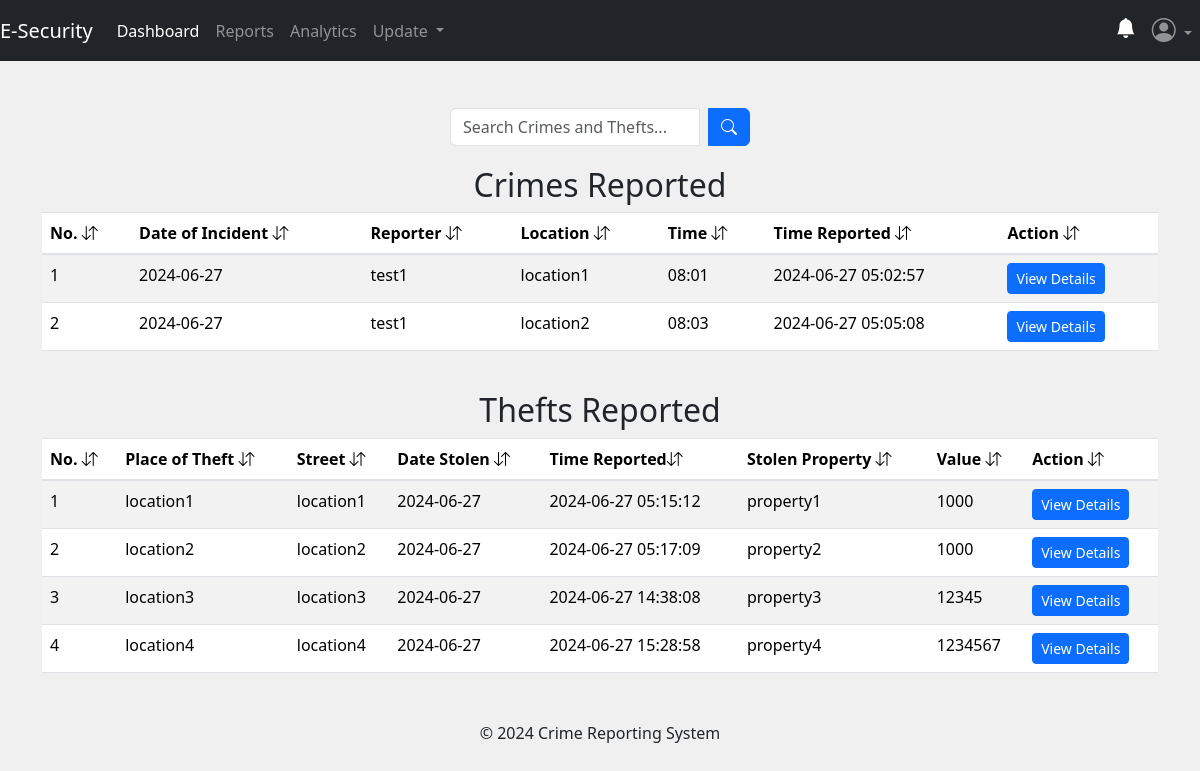
/admin/reports (signed in), run on an earlier commit of the app's database.
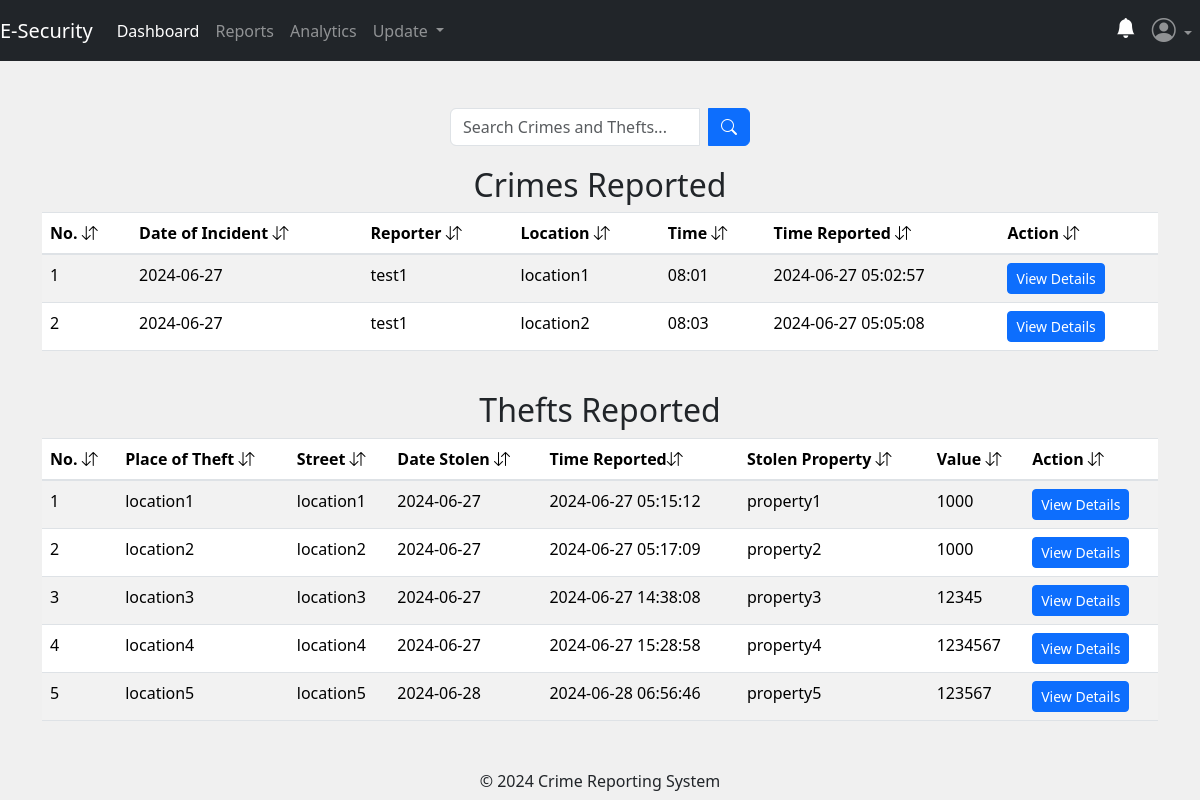
And on a later commit of the database.
### app/posts/models.py (models this page shows)
class Crime(db.Model, UserMixin):
    crime_id = db.Column(db.Integer, primary_key=True)
    date_of_incident = db.Column(db.String(10), nullable=False)
    issued_by = db.Column(db.String(20), nullable=True)
    time_of_incident = db.Column(db.String(10), nullable=False)
    incident_location = db.Column(db.Text, nullable=False)
    incident_nature = db.Column(db.Text, nullable=False)
    incident_details = db.Column(db.Text, nullable=False)
    suspect_details = db.Column(db.Text, nullable=True)
    arrest_history = db.Column(db.Text, nullable=False)
    suspect_name = db.Column(db.String(10), nullable=True)
    comments = db.Column(db.Text, nullable=True)
    crime_status = db.Column(db.String(10), nullable=True)
    latitude = db.Column(db.Float)
    longitude = db.Column(db.Float)
    crime_file_upload = db.Column(db.Text, nullable=True)
    crime_file_name = db.Column(db.Text, nullable=True)
    crime_mimetype = db.Column(db.Text, nullable=True)
    date_crime_received = db.Column(db.DateTime, nullable=False, default=func.now())
    reporter_id = db.Column(db.Integer, db.ForeignKey('user.id'))

class Theft(db.Model, UserMixin):
    theft_id = db.Column(db.Integer, primary_key=True)
    place_of_theft = db.Column(db.String(50), nullable=False)
    street_address = db.Column(db.String(30), nullable=False)
    city = db.Column(db.String(10), nullable=False)
    date_of_theft = db.Column(db.String(10), nullable=False)
    reported_by = db.Column(db.String(10), nullable=True)
    phone_number = db.Column(db.String(10), nullable=False)
    value = db.Column(db.Integer, nullable=False)
    time_of_theft = db.Column(db.String(10), nullable=False)
    stolen_property = db.Column(db.Text, nullable=False)
    description = db.Column(db.Text, nullable=False)
    theft_status = db.Column(db.String(10), nullable=True)
    latitude = db.Column(db.Float)
    longitude = db.Column(db.Float)
    theft_file_upload = db.Column(db.Text, nullable=True)
    theft_file_name = db.Column(db.Text, nullable=True)
    theft_mimetype = db.Column(db.Text, nullable=True)
    date_theft_received = db.Column(db.DateTime, nullable=False, default=func.now())
    victim_id = db.Column(db.Integer, db.ForeignKey('user.id'))

### app/admins/routes.py (the view)
@admins.route('/admin/reports')
@admin_required
def reports():
    search_query = request.args.get('search_query', '')
    try:
        if search_query:
            crimes = Crime.query.filter(
                Crime.incident_location.ilike(f'%{search_query}%') |
                Crime.issued_by.ilike(f'%{search_query}%') |
                Crime.date_of_incident.ilike(f'%{search_query}%') |
                Crime.time_of_incident.ilike(f'%{search_query}%') |
                Crime.date_theft_received.ilike(f'%{search_query}%') |
                Crime.crime_status.ilike(f'%{search_query}%')
            ).all()
            thefts = Theft.query.filter(
                Theft.place_of_theft.ilike(f'%{search_query}%') |
                Theft.street_address.ilike(f'%{search_query}%') |
                Theft.date_of_theft.ilike(f'%{search_query}%') |
                Theft.time_of_theft.ilike(f'%{search_query}%') |
                Theft.date_theft_received.ilike(f'%{search_query}%') |
                Theft.theft_status.ilike(f'%{search_query}%')
            ).all()
        else:
            crimes = Crime.query.all()
            thefts = Theft.query.all()
    except:
        current_app.logger.error("Database error occurred:")
        flash("No reports with the keyword.", "warning")
        return redirect(url_for('admins.reports'))
    return render_template('admin/reports.html', title='Reports Dashboard', crimes=crimes, thefts=thefts)

### app/__init__.py (called while the page is built)
@login_manager.user_loader
def load_user(user_id):
    return models.User.query.get(user_id)

### app/admins/routes.py (called while the page is built)
def admin_required(f):
    @wraps(f)
    def decorated_function(*args, **kwargs):
        if not session.get('admin_id'):
            flash('You need to be logged in as an admin to access the page.', 'danger')
            return redirect(url_for('admins.adminIndex'))
        return f(*args, **kwargs)
    return decorated_function

### app/templates/admin/reports.html (shortened to what this page needs)
{% extends 'admin/layout.html' %}
{% block content %}
<div class="container">
    <br>
    <form method="GET" action="{{ url_for('admins.reports') }}" class="search-form">
        <div class="input-group search-input">
            <input type="text" name="search_query" class="form-control" placeholder="Search Crimes and Thefts...">
            <div class="input-group-append ms-2">
                <button type="submit" class="btn btn-primary">
                    <i class="bi bi-search"></i>
                </button>
            </div>
        </div>
    </form>
{% if crimes %}
  <table class="table table-striped table-hover">
    <h2 style="text-align: center;">Crimes Reported</h2>
    <thead>
        <tr>
            <th scope="col">No. <i class="bi bi-arrow-down-up"></i></th>
            <th scope="col">Date of Incident <i class="bi bi-arrow-down-up"></i></th>
            <th scope="col">Reporter <i class="bi bi-arrow-down-up"></i></th>
            <th scope="col">Location <i class="bi bi-arrow-down-up"></i></th>
            <th scope="col">Time <i class="bi bi-arrow-down-up"></i></th>
            <th scope="col">Time Reported <i class="bi bi-arrow-down-up"></i></th>
            <th scope="col">Action <i class="bi bi-arrow-down-up"></i></th>
        </tr>
    </thead>
    <tbody>
        {% for crime in crimes %}
            <tr>
                <td>{{ loop.index }}</td>
                <td>{{ crime.date_of_incident }}</td>
                <td>{{ crime.issued_by }}</td>
                <td>{{ crime.incident_location }}</td>
                <td>{{ crime.time_of_incident }}</td>
                <td>{{ crime.date_crime_received }}</td>
                <td>
                    <button class="btn btn-primary btn-sm" onclick="crimeDetails('{{ crime.crime_id }}')">
                        View Details
                    </button>
                </td>
            </tr>
        {% endfor %}
    </tbody>
  </table>
{% endif %}
{% if thefts %}
  <table class="table table-striped table-hover">
    <h2 style="text-align: center;">Thefts Reported</h2>
    <thead>
        <tr>
            <th scope="col">No. <i class="bi bi-arrow-down-up"></i></th>
            <th scope="col">Place of Theft <i class="bi bi-arrow-down-up"></i></th>
            <th scope="col">Street <i class="bi bi-arrow-down-up"></i></th>
            <th scope="col">Date Stolen <i class="bi bi-arrow-down-up"></i></th>
            <th scope="col">Time Reported<i class="bi bi-arrow-down-up"></i></th>
            <th scope="col">Stolen Property <i class="bi bi-arrow-down-up"></i></th>
            <th scope="col">Value <i class="bi bi-arrow-down-up"></i></th>
            <th scope="col">Action <i class="bi bi-arrow-down-up"></i></th>
        </tr>
    </thead>
    <tbody>
        {% for theft in thefts %}
            <tr>
                <td>{{ loop.index }}</td>
                <td>{{ theft.place_of_theft }}</td>
                <td>{{ theft.street_address }}</td>
                <td>{{ theft.date_of_theft }}</td>
                <td>{{ theft.date_theft_received }}</td>
                <td>{{ theft.stolen_property }}</td>
                <td>{{ theft.value }}</td>
                <td>
                    <button class="btn btn-primary btn-sm" onclick="theftDetails('{{ theft.theft_id }}')">
                        View Details
                    </button>
                </td>
            </tr>
        {% endfor %}
    </tbody>
  </table>
{% endif %}
</div>
{% endblock content %}

What changed in the data, as far as the page shows it:
added Theft: place_of_theft "location5", street_address "location5", date_of_theft "2024-06-28", date_theft_received "2024-06-28 06:56:46", stolen_property "property5", value "123567"
